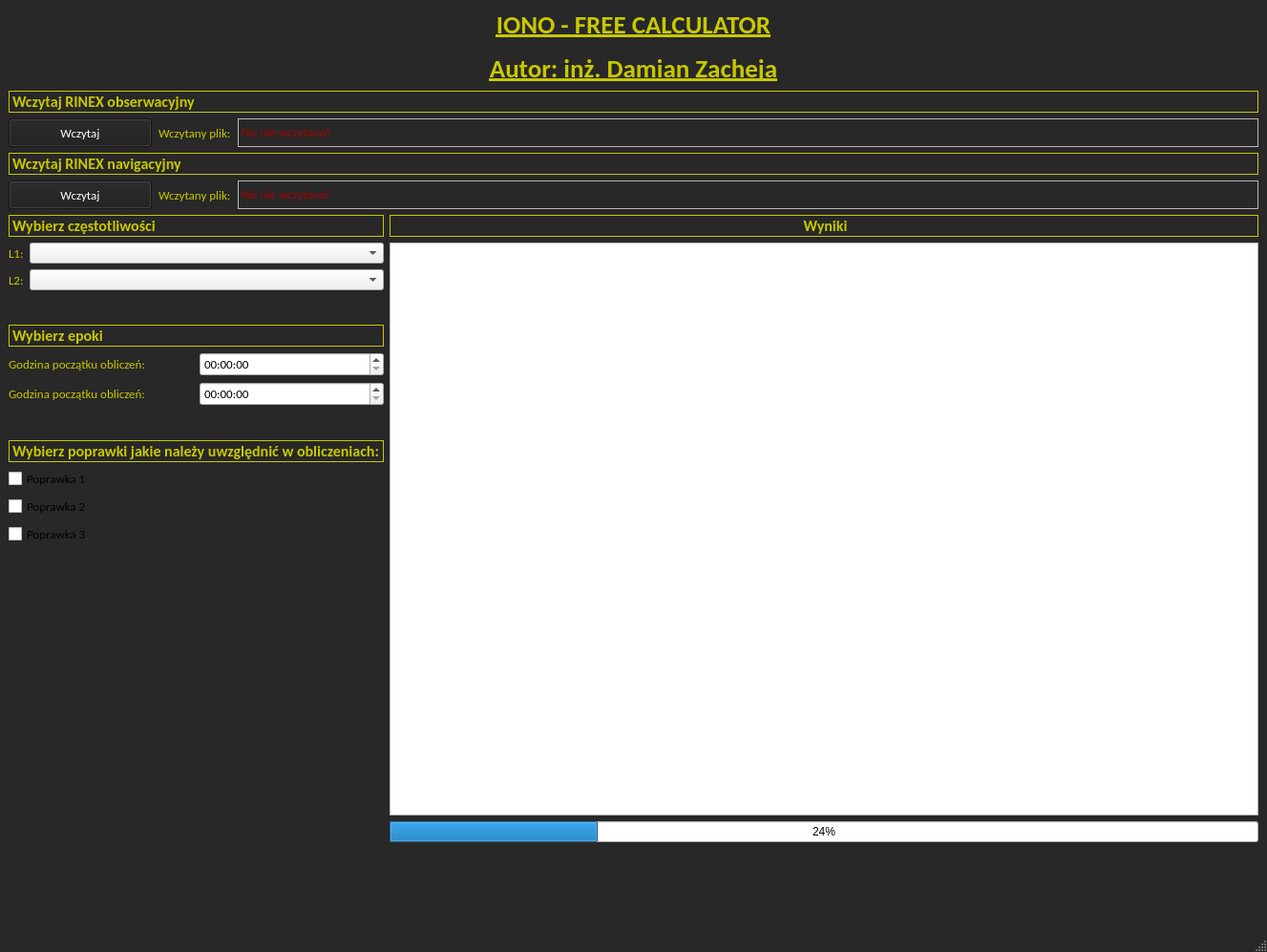
<?xml version="1.0" encoding="UTF-8"?>
<ui version="4.0">
 <author>Damian Zacheja</author>
 <class>MainWindow</class>
 <widget class="QMainWindow" name="MainWindow">
  <property name="geometry">
   <rect>
    <x>0</x>
    <y>0</y>
    <width>1327</width>
    <height>997</height>
   </rect>
  </property>
  <property name="sizePolicy">
   <sizepolicy hsizetype="Preferred" vsizetype="Preferred">
    <horstretch>0</horstretch>
    <verstretch>0</verstretch>
   </sizepolicy>
  </property>
  <property name="maximumSize">
   <size>
    <width>1920</width>
    <height>1050</height>
   </size>
  </property>
  <property name="windowTitle">
   <string>MainWindow</string>
  </property>
  <property name="styleSheet">
   <string notr="true">QMainWindow{
	background-color: rgb(40, 40, 40);
}
QLabel{

	color: rgb(200,200,0);
	border-color: rgb(200,0,0);
}
QPushButton
{
	color: rgb(255,255,255);
	background-color:rgb(30,30,30);
}
QFrame
{
	border-color: rgb(200,0,0);

}</string>
  </property>
  <widget class="QWidget" name="centralwidget">
   <property name="sizePolicy">
    <sizepolicy hsizetype="Minimum" vsizetype="Fixed">
     <horstretch>0</horstretch>
     <verstretch>0</verstretch>
    </sizepolicy>
   </property>
   <layout class="QGridLayout" name="gridLayout">
    <item row="0" column="0">
     <widget class="QLabel" name="label">
      <property name="font">
       <font>
        <family>Calibri</family>
        <pointsize>12</pointsize>
       </font>
      </property>
      <property name="text">
       <string>&lt;html&gt;&lt;head/&gt;&lt;body&gt;&lt;p align=&quot;center&quot;&gt;&lt;span style=&quot; font-size:20pt; font-weight:600; text-decoration: underline;&quot;&gt;IONO - FREE CALCULATOR&lt;/span&gt;&lt;/p&gt;&lt;p align=&quot;center&quot;&gt;&lt;span style=&quot; font-size:20pt; font-weight:600; text-decoration: underline;&quot;&gt;Autor: inż. Damian Zacheja&lt;/span&gt;&lt;/p&gt;&lt;/body&gt;&lt;/html&gt;</string>
      </property>
     </widget>
    </item>
    <item row="1" column="0">
     <layout class="QVBoxLayout" name="verticalLayout_3">
      <item>
       <layout class="QVBoxLayout" name="Pliki">
        <item>
         <widget class="QLabel" name="label_2">
          <property name="font">
           <font>
            <family>Calibri</family>
            <pointsize>12</pointsize>
           </font>
          </property>
          <property name="frameShape">
           <enum>QFrame::Box</enum>
          </property>
          <property name="text">
           <string>&lt;html&gt;&lt;head/&gt;&lt;body&gt;&lt;p&gt;&lt;span style=&quot; font-weight:600;&quot;&gt;Wczytaj RINEX obserwacyjny&lt;/span&gt;&lt;/p&gt;&lt;/body&gt;&lt;/html&gt;</string>
          </property>
         </widget>
        </item>
        <item>
         <layout class="QHBoxLayout" name="WczytanieObserwacji" stretch="0,1,2">
          <property name="spacing">
           <number>7</number>
          </property>
          <item>
           <widget class="QPushButton" name="ButtonReadObsFile">
            <property name="minimumSize">
             <size>
              <width>150</width>
              <height>30</height>
             </size>
            </property>
            <property name="font">
             <font>
              <family>Calibri</family>
              <pointsize>10</pointsize>
             </font>
            </property>
            <property name="text">
             <string>Wczytaj</string>
            </property>
           </widget>
          </item>
          <item>
           <widget class="QLabel" name="label_6">
            <property name="sizePolicy">
             <sizepolicy hsizetype="Fixed" vsizetype="Preferred">
              <horstretch>0</horstretch>
              <verstretch>0</verstretch>
             </sizepolicy>
            </property>
            <property name="font">
             <font>
              <family>Calibri</family>
              <pointsize>10</pointsize>
             </font>
            </property>
            <property name="layoutDirection">
             <enum>Qt::RightToLeft</enum>
            </property>
            <property name="text">
             <string>Wczytany plik:</string>
            </property>
           </widget>
          </item>
          <item>
           <widget class="QLabel" name="labelObsFilePath">
            <property name="sizePolicy">
             <sizepolicy hsizetype="Preferred" vsizetype="Preferred">
              <horstretch>0</horstretch>
              <verstretch>0</verstretch>
             </sizepolicy>
            </property>
            <property name="font">
             <font>
              <family>Calibri</family>
              <pointsize>10</pointsize>
             </font>
            </property>
            <property name="frameShape">
             <enum>QFrame::StyledPanel</enum>
            </property>
            <property name="frameShadow">
             <enum>QFrame::Plain</enum>
            </property>
            <property name="text">
             <string>&lt;html&gt;&lt;head/&gt;&lt;body&gt;&lt;p&gt;&lt;span style=&quot; color:#aa0000;&quot;&gt;Nic nie wczytano!&lt;/span&gt;&lt;/p&gt;&lt;/body&gt;&lt;/html&gt;</string>
            </property>
           </widget>
          </item>
         </layout>
        </item>
        <item>
         <widget class="QLabel" name="label_3">
          <property name="font">
           <font>
            <family>Calibri</family>
            <pointsize>12</pointsize>
           </font>
          </property>
          <property name="frameShape">
           <enum>QFrame::Box</enum>
          </property>
          <property name="text">
           <string>&lt;html&gt;&lt;head/&gt;&lt;body&gt;&lt;p&gt;&lt;span style=&quot; font-weight:600;&quot;&gt;Wczytaj RINEX navigacyjny&lt;/span&gt;&lt;/p&gt;&lt;/body&gt;&lt;/html&gt;</string>
          </property>
         </widget>
        </item>
        <item>
         <layout class="QHBoxLayout" name="WczytanieNavigacyjnego" stretch="0,0,2">
          <property name="spacing">
           <number>7</number>
          </property>
          <item>
           <widget class="QPushButton" name="ButtonReadNaviFile">
            <property name="minimumSize">
             <size>
              <width>150</width>
              <height>30</height>
             </size>
            </property>
            <property name="font">
             <font>
              <family>Calibri</family>
              <pointsize>10</pointsize>
             </font>
            </property>
            <property name="text">
             <string>Wczytaj</string>
            </property>
           </widget>
          </item>
          <item>
           <widget class="QLabel" name="label_5">
            <property name="font">
             <font>
              <family>Calibri</family>
              <pointsize>10</pointsize>
             </font>
            </property>
            <property name="text">
             <string>Wczytany plik:</string>
            </property>
           </widget>
          </item>
          <item>
           <widget class="QLabel" name="labelNviFilePath">
            <property name="sizePolicy">
             <sizepolicy hsizetype="Preferred" vsizetype="Preferred">
              <horstretch>0</horstretch>
              <verstretch>0</verstretch>
             </sizepolicy>
            </property>
            <property name="font">
             <font>
              <family>Calibri</family>
              <pointsize>10</pointsize>
             </font>
            </property>
            <property name="frameShape">
             <enum>QFrame::StyledPanel</enum>
            </property>
            <property name="text">
             <string>&lt;html&gt;&lt;head/&gt;&lt;body&gt;&lt;p&gt;&lt;span style=&quot; color:#aa0000;&quot;&gt;Nic nie wczytano!&lt;/span&gt;&lt;/p&gt;&lt;/body&gt;&lt;/html&gt;</string>
            </property>
           </widget>
          </item>
         </layout>
        </item>
       </layout>
      </item>
      <item>
       <layout class="QHBoxLayout" name="Modul" stretch="0,1">
        <item>
         <layout class="QVBoxLayout" name="verticalLayout_2">
          <item>
           <layout class="QVBoxLayout" name="Czestotliowsc">
            <item>
             <widget class="QLabel" name="label_4">
              <property name="font">
               <font>
                <family>Calibri</family>
                <pointsize>12</pointsize>
               </font>
              </property>
              <property name="frameShape">
               <enum>QFrame::Box</enum>
              </property>
              <property name="text">
               <string>&lt;html&gt;&lt;head/&gt;&lt;body&gt;&lt;p&gt;&lt;span style=&quot; font-weight:600;&quot;&gt;Wybierz częstotliwości&lt;/span&gt;&lt;/p&gt;&lt;/body&gt;&lt;/html&gt;</string>
              </property>
             </widget>
            </item>
            <item>
             <layout class="QHBoxLayout" name="Czestotliowsc_1" stretch="0,1">
              <item>
               <widget class="QLabel" name="label_7">
                <property name="font">
                 <font>
                  <family>Calibri</family>
                  <pointsize>10</pointsize>
                 </font>
                </property>
                <property name="text">
                 <string>L1:</string>
                </property>
               </widget>
              </item>
              <item>
               <widget class="QComboBox" name="comboBoxP1"/>
              </item>
             </layout>
            </item>
            <item>
             <layout class="QHBoxLayout" name="Czestotliwosc_2" stretch="0,1">
              <item>
               <widget class="QLabel" name="label_8">
                <property name="font">
                 <font>
                  <family>Calibri</family>
                  <pointsize>10</pointsize>
                 </font>
                </property>
                <property name="text">
                 <string>L2:</string>
                </property>
               </widget>
              </item>
              <item>
               <widget class="QComboBox" name="comboBox_2"/>
              </item>
             </layout>
            </item>
           </layout>
          </item>
          <item>
           <spacer name="verticalSpacer_3">
            <property name="orientation">
             <enum>Qt::Vertical</enum>
            </property>
            <property name="sizeType">
             <enum>QSizePolicy::Preferred</enum>
            </property>
            <property name="sizeHint" stdset="0">
             <size>
              <width>20</width>
              <height>30</height>
             </size>
            </property>
           </spacer>
          </item>
          <item>
           <layout class="QVBoxLayout" name="Epoka">
            <item>
             <widget class="QLabel" name="label_9">
              <property name="font">
               <font>
                <family>Calibri</family>
                <pointsize>12</pointsize>
               </font>
              </property>
              <property name="frameShape">
               <enum>QFrame::Box</enum>
              </property>
              <property name="text">
               <string>&lt;html&gt;&lt;head/&gt;&lt;body&gt;&lt;p&gt;&lt;span style=&quot; font-weight:600;&quot;&gt;Wybierz epoki&lt;/span&gt;&lt;/p&gt;&lt;/body&gt;&lt;/html&gt;</string>
              </property>
             </widget>
            </item>
            <item>
             <layout class="QHBoxLayout" name="GodzPoczatek">
              <item>
               <widget class="QLabel" name="label_10">
                <property name="font">
                 <font>
                  <family>Calibri</family>
                  <pointsize>10</pointsize>
                 </font>
                </property>
                <property name="text">
                 <string>Godzina początku obliczeń:</string>
                </property>
               </widget>
              </item>
              <item>
               <widget class="QTimeEdit" name="timeEdit">
                <property name="font">
                 <font>
                  <family>Calibri</family>
                  <pointsize>10</pointsize>
                 </font>
                </property>
                <property name="buttonSymbols">
                 <enum>QAbstractSpinBox::UpDownArrows</enum>
                </property>
                <property name="displayFormat">
                 <string>HH:mm:ss</string>
                </property>
                <property name="calendarPopup">
                 <bool>true</bool>
                </property>
               </widget>
              </item>
             </layout>
            </item>
            <item>
             <layout class="QHBoxLayout" name="GodzKoniec">
              <item>
               <widget class="QLabel" name="label_11">
                <property name="font">
                 <font>
                  <family>Calibri</family>
                  <pointsize>10</pointsize>
                 </font>
                </property>
                <property name="text">
                 <string>Godzina początku obliczeń:</string>
                </property>
               </widget>
              </item>
              <item>
               <widget class="QTimeEdit" name="timeEdit_2">
                <property name="font">
                 <font>
                  <family>Calibri</family>
                  <pointsize>10</pointsize>
                 </font>
                </property>
                <property name="buttonSymbols">
                 <enum>QAbstractSpinBox::UpDownArrows</enum>
                </property>
                <property name="displayFormat">
                 <string>HH:mm:ss</string>
                </property>
                <property name="calendarPopup">
                 <bool>true</bool>
                </property>
               </widget>
              </item>
             </layout>
            </item>
           </layout>
          </item>
          <item>
           <layout class="QVBoxLayout" name="Poprawki">
            <item>
             <spacer name="verticalSpacer_4">
              <property name="orientation">
               <enum>Qt::Vertical</enum>
              </property>
              <property name="sizeType">
               <enum>QSizePolicy::Preferred</enum>
              </property>
              <property name="sizeHint" stdset="0">
               <size>
                <width>20</width>
                <height>30</height>
               </size>
              </property>
             </spacer>
            </item>
            <item>
             <widget class="QLabel" name="label_12">
              <property name="font">
               <font>
                <family>Calibri</family>
                <pointsize>12</pointsize>
               </font>
              </property>
              <property name="frameShape">
               <enum>QFrame::Box</enum>
              </property>
              <property name="text">
               <string>&lt;html&gt;&lt;head/&gt;&lt;body&gt;&lt;p&gt;&lt;span style=&quot; font-weight:600;&quot;&gt;Wybierz poprawki jakie należy uwzględnić w obliczeniach:&lt;/span&gt;&lt;/p&gt;&lt;/body&gt;&lt;/html&gt;</string>
              </property>
             </widget>
            </item>
            <item>
             <widget class="QCheckBox" name="checkBox">
              <property name="font">
               <font>
                <family>Calibri</family>
                <pointsize>10</pointsize>
               </font>
              </property>
              <property name="text">
               <string>Poprawka 1</string>
              </property>
             </widget>
            </item>
            <item>
             <widget class="QCheckBox" name="checkBox_2">
              <property name="font">
               <font>
                <family>Calibri</family>
                <pointsize>10</pointsize>
               </font>
              </property>
              <property name="text">
               <string>Poprawka 2</string>
              </property>
             </widget>
            </item>
            <item>
             <widget class="QCheckBox" name="checkBox_3">
              <property name="font">
               <font>
                <family>Calibri</family>
                <pointsize>10</pointsize>
               </font>
              </property>
              <property name="text">
               <string>Poprawka 3</string>
              </property>
             </widget>
            </item>
            <item>
             <spacer name="verticalSpacer">
              <property name="orientation">
               <enum>Qt::Vertical</enum>
              </property>
              <property name="sizeHint" stdset="0">
               <size>
                <width>20</width>
                <height>40</height>
               </size>
              </property>
             </spacer>
            </item>
           </layout>
          </item>
         </layout>
        </item>
        <item>
         <layout class="QVBoxLayout" name="verticalLayout">
          <item>
           <widget class="QLabel" name="label_13">
            <property name="font">
             <font>
              <family>Calibri</family>
              <pointsize>12</pointsize>
             </font>
            </property>
            <property name="frameShape">
             <enum>QFrame::Box</enum>
            </property>
            <property name="text">
             <string>&lt;html&gt;&lt;head/&gt;&lt;body&gt;&lt;p align=&quot;center&quot;&gt;&lt;span style=&quot; font-weight:600;&quot;&gt;Wyniki&lt;/span&gt;&lt;/p&gt;&lt;/body&gt;&lt;/html&gt;</string>
            </property>
           </widget>
          </item>
          <item>
           <widget class="QTableWidget" name="tableWidget">
            <property name="sizePolicy">
             <sizepolicy hsizetype="Preferred" vsizetype="Preferred">
              <horstretch>0</horstretch>
              <verstretch>0</verstretch>
             </sizepolicy>
            </property>
            <property name="minimumSize">
             <size>
              <width>800</width>
              <height>600</height>
             </size>
            </property>
           </widget>
          </item>
          <item>
           <widget class="QProgressBar" name="progressBar">
            <property name="value">
             <number>24</number>
            </property>
           </widget>
          </item>
          <item>
           <spacer name="verticalSpacer_2">
            <property name="orientation">
             <enum>Qt::Vertical</enum>
            </property>
            <property name="sizeHint" stdset="0">
             <size>
              <width>20</width>
              <height>40</height>
             </size>
            </property>
           </spacer>
          </item>
         </layout>
        </item>
       </layout>
      </item>
     </layout>
    </item>
   </layout>
  </widget>
  <widget class="QMenuBar" name="menubar">
   <property name="geometry">
    <rect>
     <x>0</x>
     <y>0</y>
     <width>1327</width>
     <height>25</height>
    </rect>
   </property>
  </widget>
  <widget class="QStatusBar" name="statusBar"/>
 </widget>
 <resources/>
 <connections/>
</ui>
